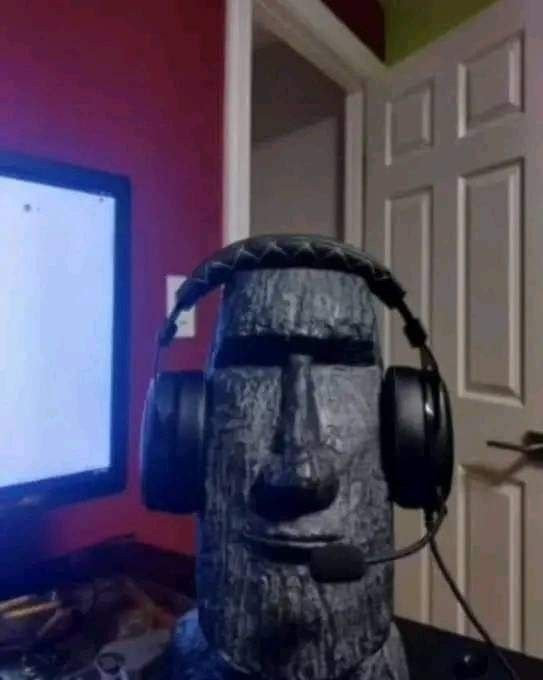
#> input picture imgs/tests/img.jpg, 543 x 680 px
$ python classs.py
#> lines starting #> are read from the running program, lines starting #| are printed output that depends on the picture
from PIL import Image
import os


class WI:
    def __init__(self, path='imgs/tests/img.jpg'):
#> called with path = 'imgs/tests/img.jpg'
        self.path = path
        self.img = Image.open(path)
#> self.img is the input picture: PIL image 543x680 RGB; mean R, G, B 80, 71.2, 91.7

    def Save(self, thumbnail=False, dim=(512, 512), path='imgs/tests/result/', exst='png', name='img'):
#> called with thumbnail = False, dim = (512, 512), path = 'imgs/tests/result/', exst = 'png', name = 'resize'
        if thumbnail: self.img.thumbnail(dim)
        else: self.img = self.img.resize(dim)
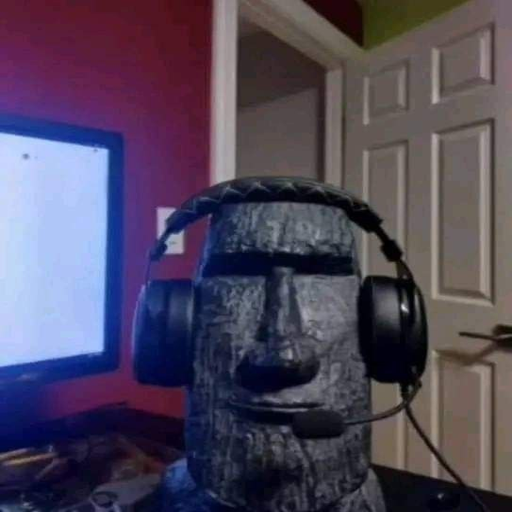
#> self.img: PIL image 512x512 RGB; mean R, G, B 80, 71.2, 91.7

        Name = name.split('.')[0] + '.' + exst
        i=0
#> (the run stopped early here; a loop or call above may not have finished)
